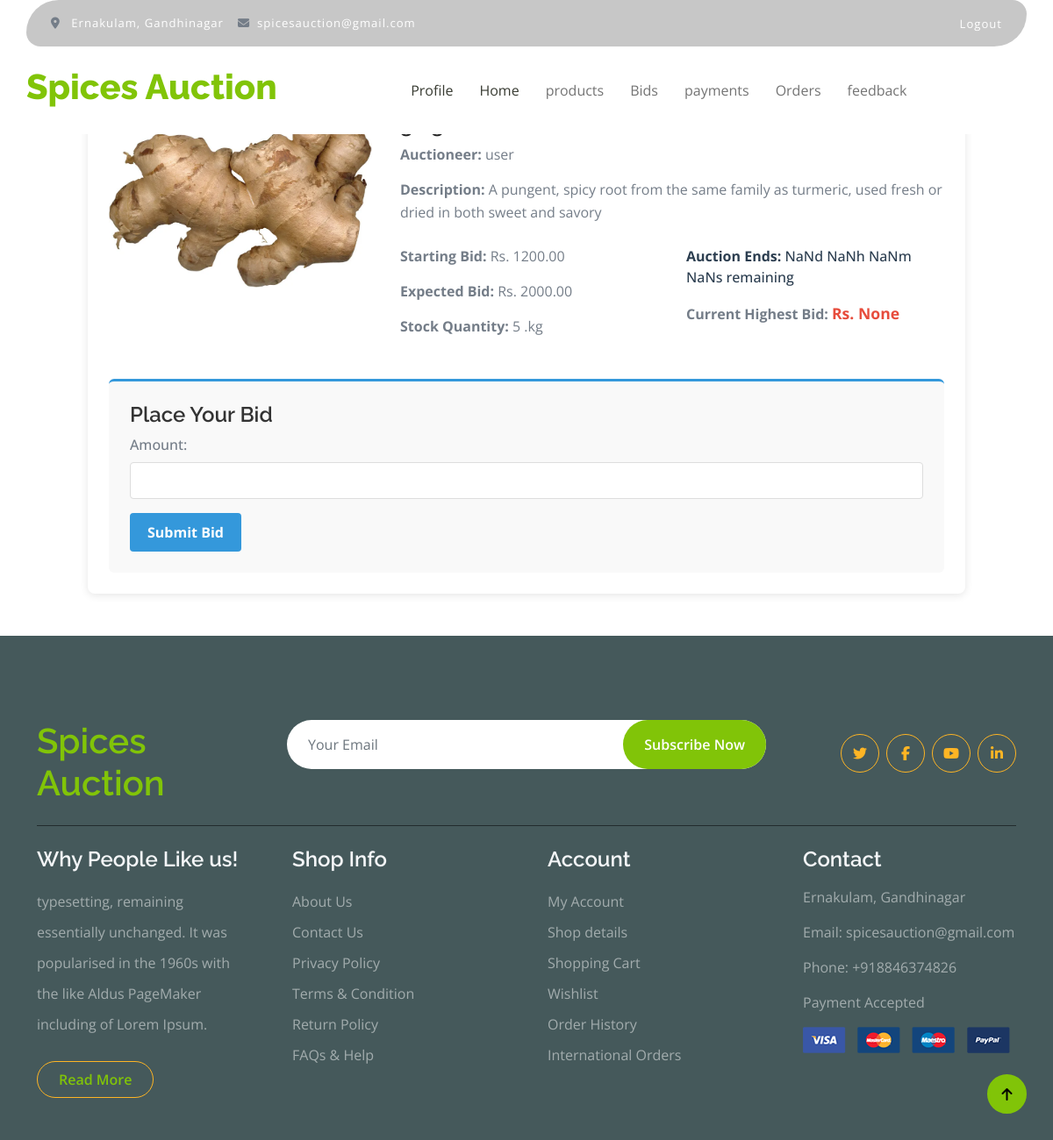
Screenshot of /place-bid/26/ with the database file from the repository.
### adminapi/models.py (models this page shows, shortened)
class Auction(models.Model):
    spice = models.ForeignKey(Spice, on_delete=models.CASCADE)
    auctioneer = models.ForeignKey(Seller, on_delete=models.CASCADE)
    starting_bid = models.DecimalField(max_digits=10, decimal_places=2)
    expected_bid = models.DecimalField(max_digits=10, decimal_places=2, default=0)
    number_of_lots = models.IntegerField(default=1)
    end_time = models.DateTimeField()
    created_at = models.DateTimeField(auto_now_add=True)
    choices= [
        ('Available', 'Available'),
        ('Sold', 'Sold'),
        ('Expired', 'Expired'),
    ]
    status=models.CharField(max_length=50, choices=choices, default='Available')

class Spice(models.Model):
    seller = models.ForeignKey(Seller, on_delete=models.CASCADE)
    name = models.CharField(max_length=100)
    description = models.CharField(max_length=100)
    stock_quantity = models.PositiveIntegerField(default=0)
    image = models.ImageField(upload_to="images", null=True)
    created_at = models.DateTimeField(auto_now_add=True)
    choices= [
        ('Available', 'Available'),
        ('Not Available', 'Not Available'),
    ]
    status=models.CharField(max_length=50, choices=choices, default='Available')

class CustomUser(AbstractUser):
    user_type_choices = [
        ('Admin', 'Admin'),
        ('Seller', 'Seller'),
        ('DeliveryAgent', 'Delivery Agent'),
    ]
    user_type = models.CharField(max_length=50, choices=user_type_choices, default='Admin')
    email = models.EmailField(null=True)

class Seller(CustomUser):
    name = models.CharField(max_length=100)
    phone = models.CharField(max_length=100)
    email_address = models.EmailField()
    address = models.CharField(max_length=100)
    id_proof = models.FileField(null=True, upload_to="images",blank=True)
    profile = models.ImageField(upload_to="images", null=True, blank=True)
    is_available = models.BooleanField(default=True)
    def __str__(self):
        return self.name

### userapi/views.py (the view, shortened to what this page needs)
# urls.py: path('place-bid/<int:pk>/', views.place_bid.as_view(), name='place_bid'),
class place_bid(CreateView):
    template_name="user/addbid.html"
    form_class=AddBid
    model=Bid
    success_url=reverse_lazy("auctions-list")
    def get_context_data(self, **kwargs):
        context = super().get_context_data(**kwargs)
        auction_id = self.kwargs.get("pk")
        auction = get_object_or_404(Auction, id=auction_id)
        context['auction'] = auction
        high_bid = Bid.objects.filter(auction=auction).order_by('-amount').first()
        if high_bid:
            context['highbid'] = high_bid.amount
        else:
            context['highbid'] = None
        return context

### userapi/forms.py
class AddBid(forms.ModelForm):
    class Meta:
        model=Bid
        fields=["amount"]
        widgets={
            "amount":forms.NumberInput(attrs={"class":"form-control"}),
        }

### userapi/templates/user/addbid.html (shortened to what this page needs)
{% extends 'user/base.html' %}
{% load static %}
{% block body_block %}
<div class="auction-container">
    <div class="auction-header">
        <h2>Auction Details</h2>
    </div>
    <div class="auction-content">
        <div class="auction-info">
            <div class="spice-image">
                {% if auction.spice.image %}
                    <img src="{{ auction.spice.image.url }}" alt="{{ auction.spice.name }}">
                {% else %}
                    <img src="{% static 'images/default-spice.jpg' %}" alt="Default Spice Image">
                {% endif %}
            </div>
            <div class="spice-details">
                <h3>{{ auction.spice.name }}</h3>
                <p class="auctioneer"><strong>Auctioneer:</strong> {{ auction.auctioneer }}</p>
                <p class="description"><strong>Description:</strong> {{ auction.spice.description }}</p>
                <div class="bid-details">
                    <div class="bid-info">
                        <p><strong>Starting Bid:</strong> Rs. {{ auction.starting_bid }}</p>
                        <p><strong>Expected Bid:</strong> Rs. {{ auction.expected_bid }}</p>
                        <p><strong>Stock Quantity:</strong> {{ auction.spice.stock_quantity }} .kg</p>
                    </div>
                    <div class="auction-status">
                        <p class="time-remaining"><strong>Auction Ends:</strong> <span id="end-time">{{ auction.end_time }}</span></p>
                        <p class="current-bid"><strong>Current Highest Bid:</strong> <span class="highlight">Rs. {{ highbid }}</span></p>
                    </div>
                </div>
            </div>
        </div>
        <div class="bidding-form">
            <h4>Place Your Bid</h4>
            <form method="post">
                {{ form.as_p }}
                <button type="submit" class="bid-button">Submit Bid</button>
            </form>
        </div>
    </div>
</div>
{% endblock %}

### userapi/templates/user/addbid.html (style rules this page uses)
.auction-container { max-width: 1000px; margin: 2rem auto; padding: 1.5rem; background-color: #fff; border-radius: 8px; box-shadow: 0 2px 10px rgba(0,0,0,0.1); }
.auction-header { border-bottom: 2px solid #f0f0f0; margin-bottom: 1.5rem; padding-bottom: 0.75rem; }
.auction-header h2 { color: #333; margin: 0; font-size: 1.75rem; }
.auction-content { display: flex; flex-direction: column; gap: 2rem; }
.auction-info { display: flex; flex-wrap: wrap; gap: 2rem; }
.spice-image { flex: 0 0 300px; }
.spice-image img { width: 100%; height: auto; border-radius: 6px; object-fit: cover; }
.spice-details { flex: 1; min-width: 300px; }
.spice-details h3 { margin-top: 0; font-size: 1.5rem; color: #222; }
.description { margin: 1rem 0; line-height: 1.6; }
.bid-details { display: flex; flex-wrap: wrap; margin-top: 1.5rem; gap: 2rem; }
.bid-info, .auction-status { flex: 1; min-width: 200px; }
.highlight { color: #e74c3c; font-weight: bold; font-size: 1.1rem; }
.time-remaining { color: #2c3e50; font-weight: 500; }
.bidding-form { background-color: #f9f9f9; padding: 1.5rem; border-radius: 6px; border-top: 3px solid #3498db; }
.bidding-form h4 { margin-top: 0; color: #333; }
.bid-button { background-color: #3498db; color: white; border: none; padding: 10px 20px; border-radius: 4px; cursor: pointer; font-weight: bold; transition: background-color 0.2s; }
.bidding-form label { display: block; margin-bottom: 0.5rem; font-weight: 500; }
.bidding-form input { width: 100%; padding: 8px 12px; margin-bottom: 1rem; border: 1px solid #ddd; border-radius: 4px; }

### rows the page displays
Auction: spice.image (picture), auctioneer "user", spice.description "A pungent, spicy root from the same family as turmeric, used fresh or dried in both sweet and savory", starting_bid "1200.00", expected_bid "2000.00", spice.stock_quantity "5"

### other values shown
{{ highbid }} "None"
